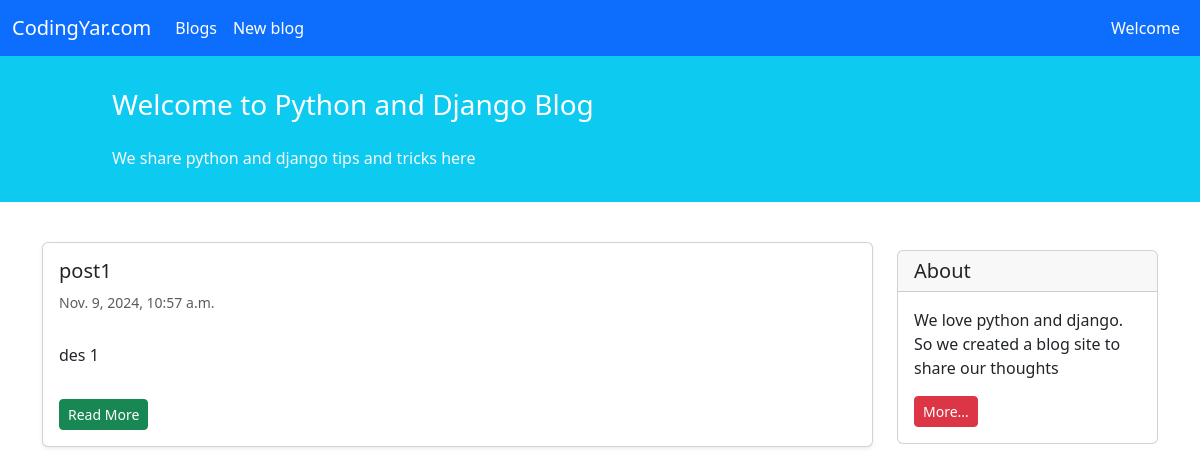
Before: /post/list/ with the older database file.
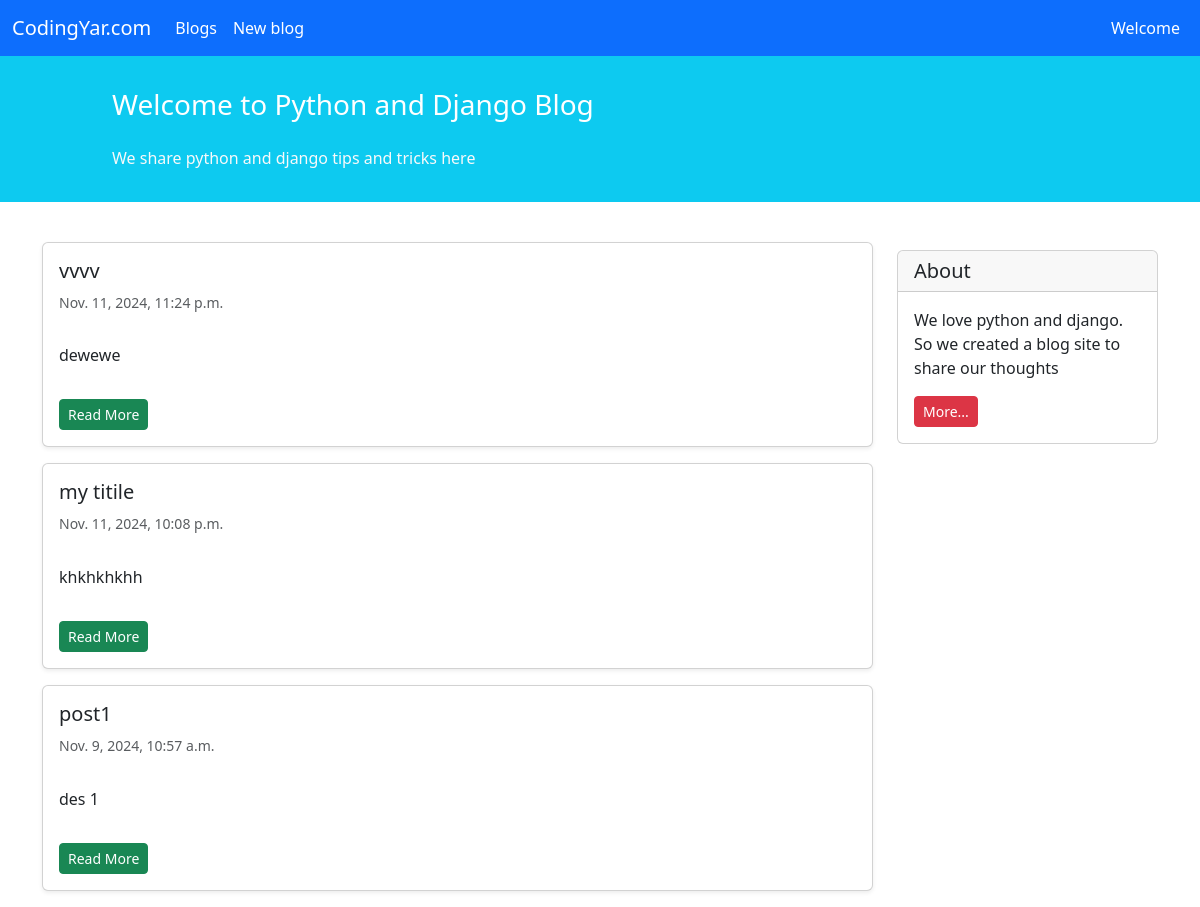
After: the same page with the newer database file.
### blog/models.py (models this page shows, shortened)
class Post(models.Model):
    STATUS_CONDITION = (
        ('PUB', 'PUBLISHED'),
        ('DRF', 'DRAFT')
    )
    title = models.CharField(max_length=100)
    description = models.TextField()
    author = models.ForeignKey('auth.User', on_delete=models.CASCADE)
    datetime_created = models.DateTimeField(auto_now_add=True)
    datetime_modified = models.DateTimeField(auto_now=True)
    status = models.CharField(choices=STATUS_CONDITION, max_length=5, default=STATUS_CONDITION[0][0])

### blog/views.py (the view)
# urls.py: path('list/', post_list_view, name='post_list'),
def post_list_view(request):
    posts = Post.objects.filter(status='PUB').order_by('-datetime_modified')
    return render(request, 'blog/post_list.html', {'posts': posts})

### blog/templates/blog/post_list.html (shortened to what this page needs)
{% extends '_base.html' %}
{% block content %}
    <div class="container mt-4">
        <div class="row">
            <div class="col-9">
                {% for post in posts %}
                    <div class="card shadow-sm my-3">
                        <div class="card-body">
                            <h5 class="card-title">{{ post.title}}</h5>
                            <h6 class="card-subtitle mb-2 text-muted small py-2">{{ post.datetime_created }}</h6>
                            <p class="card-text py-3">{{ post.description }}</p>
                            <a href="{% url 'post_detail' post.id %}" class="btn btn-sm btn-success">Read More</a>
                        </div>
                    </div>
                {% endfor %}
            </div>
            <div class="col-3">
                <div class="card my-4">
                    <h5 class="card-header">About</h5>
                    <div class="card-body">
                        <p class="card-text">We love python and django. So we created a blog site to share our
                            thoughts</p>
                        <a href="#"
                           class="btn btn-sm btn-danger">
                            More...
                        </a>
                    </div>
                </div>
            </div>
        </div>
    </div>
{% endblock content %}

### templates/_base.html (shortened to what this page needs)
<!doctype html>
<html lang="en">
<head>
    <link href="https://cdn.jsdelivr.net/npm/bootstrap@5.3.2/dist/css/bootstrap.min.css" rel="stylesheet"
>
</head>
<body>
<nav class="navbar navbar-expand-lg navbar-dark bg-primary">
    <div class="container-fluid">
        <a class="navbar-brand" href="#">CodingYar.com</a>
        <div class="collapse navbar-collapse" id="navbarNavAltMarkup">
            <div class="navbar-nav">
                <a class="nav-link active" aria-current="page" href="{% url 'post_list' %}">Blogs</a>
                <a class="nav-link active" href="{% url 'post_create' %}">New blog</a>
            </div>
        </div>
        <div class="mx-2 text-white">Welcome</div>
    </div>
</nav>
<div class="container-fluid bg-info">
    <div class="row py-3">
        <div class="col-md-8 col-md-10 mx-auto">
            <h3 class="my-4 mt-3 text-white">Welcome to Python and Django Blog</h3>
            <p class="text-light">We share python and django tips and tricks here</p>
        </div>
    </div>
</div>
{% block content %}
{% endblock content %}
</body>
</html>

Changed rows visible on the page:
added Post: title "vvvv", datetime_created "Nov. 11, 2024, 11:24 p.m.", description "dewewe"
added Post: title "my titile", datetime_created "Nov. 11, 2024, 10:08 p.m.", description "khkhkhkhh"
